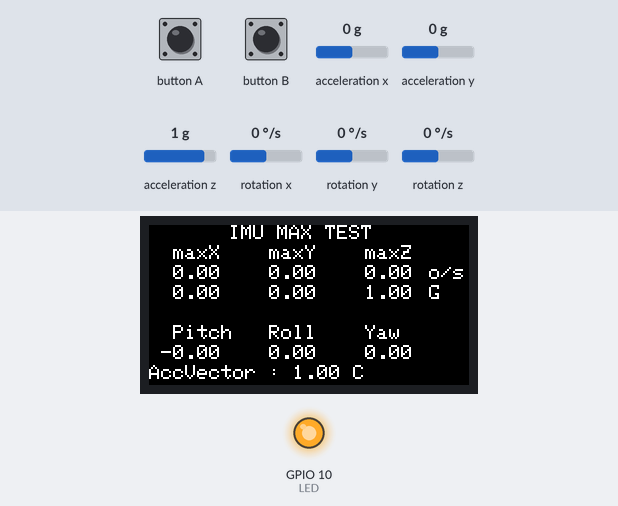
The sketch below on a simulated ESP32-S3. On the bench: 160×80 colour display, output pins drawn as LEDs (lit = HIGH). The test bench sets the inputs (shaded band); at power-on: acceleration x 0 g, acceleration y 0 g, acceleration z 1 g, rotation x 0 °/s, rotation y 0 °/s, rotation z 0 °/s.

Above: at 1.3 s.
1.4 s: acceleration x set to -1 g
At 2.6 s:
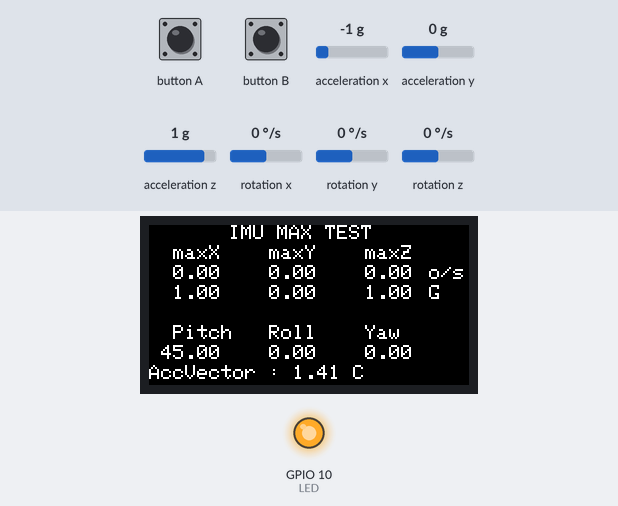
2.9 s: acceleration x set to -1.3 g
At 4.1 s:
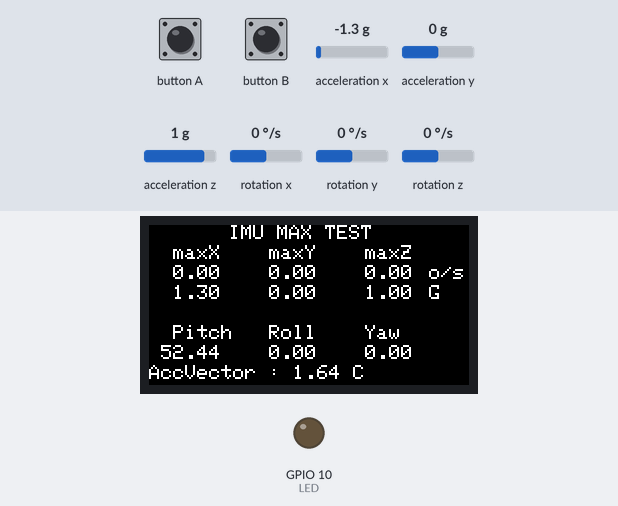
4.4 s: button A pressed for 0.15 s
At 4.57 s:
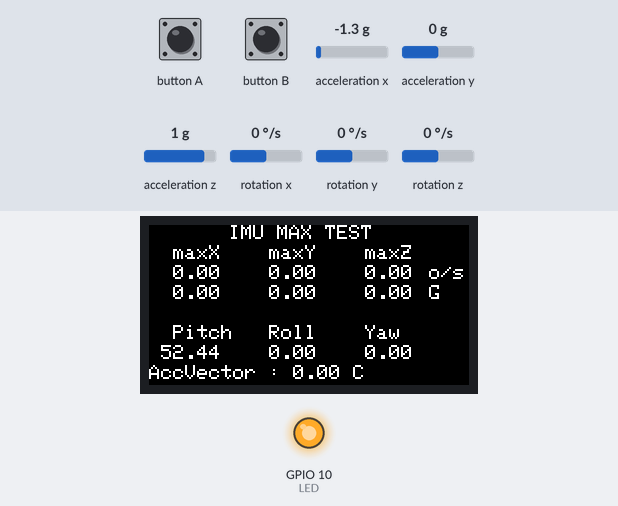
6.1 s: acceleration y set to -1.4 g
At 6.6 s:
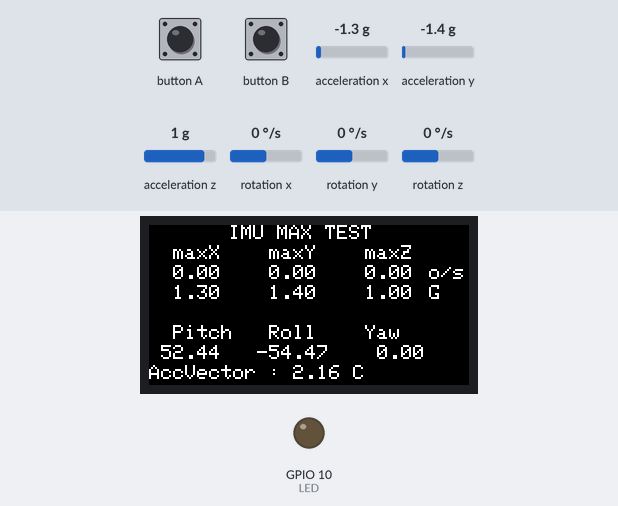
7.6 s: button A pressed for 1 s
At 8.4 s:
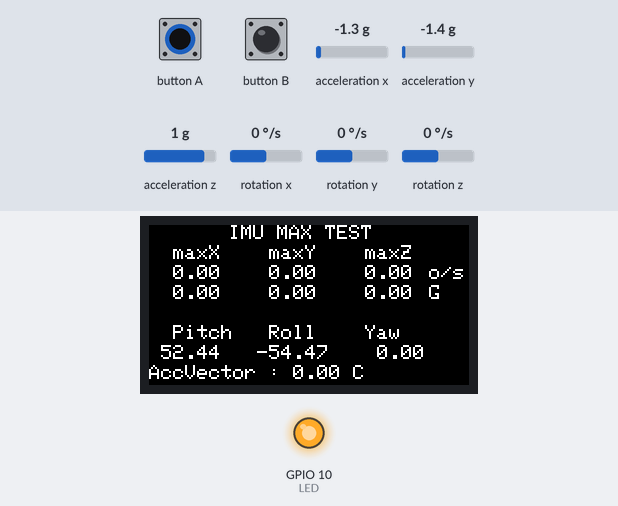
10.1 s: acceleration z set to -1.4 g
At 10.8 s:
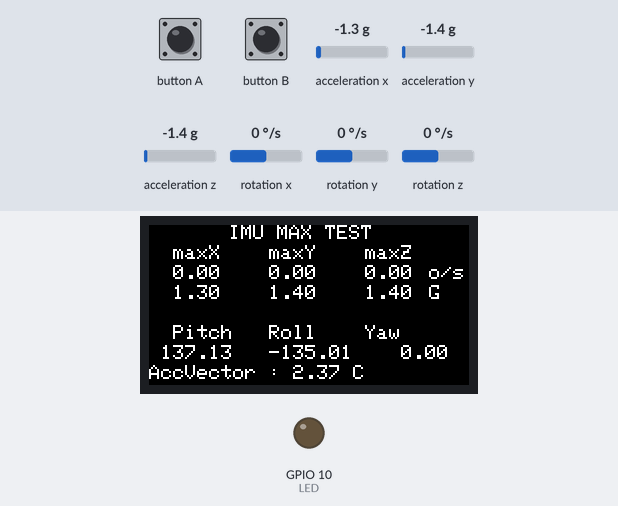
Timing chart, 0 to 12.6 s (numbered marks = the images above; inputs shaded):
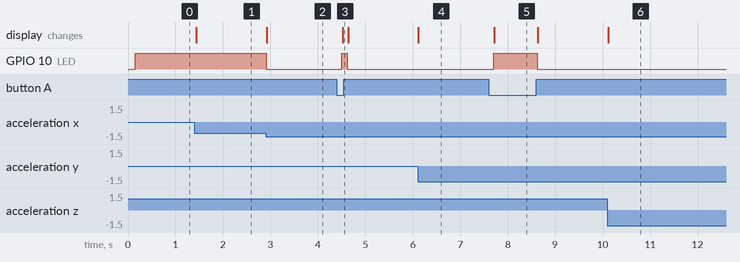

Measured:
- the behaviour switches between -1.1 and -1.2 g on acceleration x (found by bisection; images 1 and 2)
- after the input at 1.4 s, the display: changes at once (image 1)
- after the input at 2.9 s, GPIO 10 (LED): HIGH → LOW at once; the display: changes at once (image 2)
- after the input at 4.4 s, GPIO 10 (LED): LOW → HIGH after 0.11 s, → LOW 0.11 s later; the display: changes after 0.12 s (image 3)
- after the input at 6.1 s, the display: changes at once (image 4)
- after the input at 7.6 s, GPIO 10 (LED): LOW → HIGH after 0.11 s, → LOW 0.91 s later; the display: changes after 0.12 s (image 5)
- after the input at 10.1 s, the display: changes at once (image 6)

The sketch:

IMU.ino
```cpp
// M5StickC Library
#include <M5StickC.h>

// Define pins
#define LED 10
#define BTN 37
// Define pin enable/disable
#define ENABLED LOW
#define DISABLED HIGH

// var for reading pushbutton status
int btnState = 0;

// Acceleration
float accX =    0.0F;
float accY =    0.0F;
float accZ =    0.0F;
// Max Acceleration
float maxAccX = 0.0F;
float maxAccY = 0.0F;
float maxAccZ = 0.0F;

// Acceleration Vector
float accVectLength =     0.0F;
// Max Acceleration Vector
float maxAccVectLength =  0.0F;

// Axes Angular Velocity
float gyroX =   0.0F;
float gyroY =   0.0F;
float gyroZ =   0.0F;

// Axes Rotation
float pitch =   0.0F;
float roll  =   0.0F;
float yaw   =   0.0F;

// setup routine on startup (runs once):
void setup() {
  // initialize the M5StickC object
  M5.begin();
  // initialize the LED pin as an output
  pinMode(LED, OUTPUT);
  // turn the LED off (on by default)
  digitalWrite(LED, DISABLED);
  // initialize the button(A) pin as input
  pinMode(BTN, INPUT);
  // initialize the IMU
  M5.IMU.Init();

  // rotate the display to landscape
  M5.Lcd.setRotation(3);
  // fill the LCD screen black
  M5.Lcd.fillScreen(BLACK);
  // set LCD text size
  M5.Lcd.setTextSize(1);

  // print "IMU MAX TEST" to LCD at cursor location
  M5.Lcd.setCursor(40, 0);
  M5.Lcd.println("IMU MAX TEST");
  // print X,Y,Z Acceleration header to LCD at cursor location
  M5.Lcd.setCursor(0, 10);
  M5.Lcd.println("  maxX    maxY    maxZ");
  // prnt Axes Rotation header to LCD at cursor location
  M5.Lcd.setCursor(0, 50);
  M5.Lcd.println("  Pitch   Roll    Yaw");
}

// loop routine (runs repeatedly, forever):
void loop() {
  // update all IMU data
  updateIMU();

  // read the push state of btnA
  btnState = digitalRead(BTN);
  // if btnA is pressed:
  if(btnState == ENABLED) {
    // reset all acceleration/vector values
    accX = 0.0F;
    accY = 0.0F;
    accZ = 0.0F;
    maxAccX = 0.0F;
    maxAccY = 0.0F;
    maxAccZ = 0.0F;
    accVectLength = 0.0F;
    maxAccVectLength = 0.0F;

    // turn the LED off
    digitalWrite(LED, DISABLED);
  }

  // if the acceleration vector surpasses 1.5:
  if(maxAccVectLength > 1.5F) {
    // turn the LED on
    digitalWrite(LED, ENABLED);
  }

  // print all IMU data to the LCD screen
  printIMU();

  // wait 100ms
  delay(100);

  // update the M5StickC object
  M5.update();
}

// method to update all IMU values
void updateIMU() {
  // get IMU data
  M5.IMU.getGyroData(&gyroX,&gyroY,&gyroZ);
  M5.IMU.getAccelData(&accX,&accY,&accZ);
  M5.IMU.getAhrsData(&pitch,&roll,&yaw);

  // set acceleration values positive
  accX = abs(accX);
  accY = abs(accY);
  accZ = abs(accZ);
  // if the updated acceleration value(s) are
  // larger than the current max acceleration
  // value(s), update them to the higher one
  //
  // otherwise, maintain the current maximum
  // acceleration value(s)
  maxAccX = max(maxAccX, accX);
  maxAccY = max(maxAccY, accY);
  maxAccZ = max(maxAccZ, accZ);

  // calculate acceleration vector
  accVectLength = sqrt(sq(accX) + sq(accY) + sq(accZ));
  // if the acceleration vector value increases, replace
  // the maximum acceleration vector value with the new
  // larger value
  //
  // otherwise, maintain the current maximum acceleration
  // vectory value
  maxAccVectLength = max(maxAccVectLength, accVectLength);
}

// method to print all IMU data to the LCD
void printIMU() {
  // print gyro data to LCD at cursor location
  M5.Lcd.setCursor(0, 20);
  M5.Lcd.printf("%6.2f  %6.2f  %6.2f      ", gyroX, gyroY, gyroZ);
  // print gyro units to LCD at cursor location
  M5.Lcd.setCursor(140, 20);
  M5.Lcd.print("o/s");
  // print acceleration data to LCD at cursor location
  M5.Lcd.setCursor(0, 30);
  M5.Lcd.printf(" %5.2f   %5.2f   %5.2f   ", maxAccX, maxAccY, maxAccZ);
  // print acceleration units to LCD at cursor location
  M5.Lcd.setCursor(140, 30);
  M5.Lcd.print("G");
  // print rotational data to LCD at cursor location
  M5.Lcd.setCursor(0, 60);
  M5.Lcd.printf(" %5.2f   %5.2f   %5.2f   ", pitch, roll, yaw);

  // print acceleration vector to LCD at cursor location
  M5.Lcd.setCursor(0, 70);
  M5.Lcd.printf("AccVector : %.2f C", maxAccVectLength);
}
```
